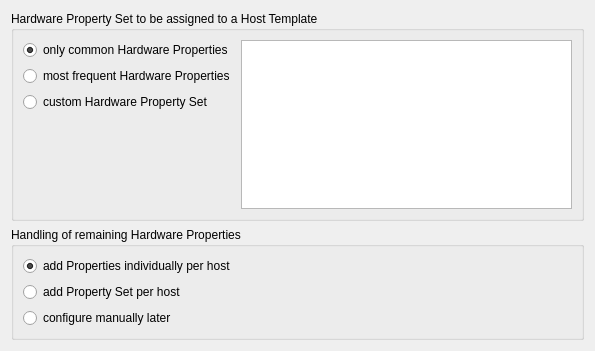
<?xml version="1.0" encoding="UTF-8"?>
<ui version="4.0">
 <class>ResolveMultipleGroupsPage</class>
 <widget class="QWizardPage" name="ResolveMultipleGroupsPage">
  <property name="geometry">
   <rect>
    <x>0</x>
    <y>0</y>
    <width>595</width>
    <height>351</height>
   </rect>
  </property>
  <property name="windowTitle">
   <string>Resolve Multiple Groups Page</string>
  </property>
  <property name="title">
   <string>Resolve Hardware conflict</string>
  </property>
  <property name="subTitle">
   <string>You have selected multiple groups of hosts with conflicting hardware properties. This wizard can resolve this in one of the following ways:</string>
  </property>
  <attribute name="pageId">
   <string notr="true">1</string>
  </attribute>
  <layout class="QVBoxLayout" name="verticalLayout_3">
   <item>
    <widget class="QGroupBox" name="groupBox">
     <property name="sizePolicy">
      <sizepolicy hsizetype="Preferred" vsizetype="Preferred">
       <horstretch>0</horstretch>
       <verstretch>0</verstretch>
      </sizepolicy>
     </property>
     <property name="title">
      <string>Hardware Property Set to be assigned to a Host Template</string>
     </property>
     <layout class="QHBoxLayout" name="horizontalLayout">
      <item>
       <layout class="QVBoxLayout" name="verticalLayout_4">
        <item>
         <widget class="QRadioButton" name="commonRadioButton">
          <property name="text">
           <string>only common Hardware Properties</string>
          </property>
          <property name="checked">
           <bool>true</bool>
          </property>
         </widget>
        </item>
        <item>
         <widget class="QRadioButton" name="frequentRadioButton">
          <property name="text">
           <string>most frequent Hardware Properties</string>
          </property>
         </widget>
        </item>
        <item>
         <widget class="QRadioButton" name="customRadioButton">
          <property name="text">
           <string>custom Hardware Property Set</string>
          </property>
         </widget>
        </item>
        <item>
         <spacer name="verticalSpacer">
          <property name="orientation">
           <enum>Qt::Vertical</enum>
          </property>
          <property name="sizeHint" stdset="0">
           <size>
            <width>0</width>
            <height>0</height>
           </size>
          </property>
         </spacer>
        </item>
       </layout>
      </item>
      <item>
       <layout class="QVBoxLayout" name="verticalLayout">
        <item>
         <widget class="HWPropsTableWidget" name="propsTableWidget"/>
        </item>
        <item>
         <spacer name="verticalSpacer_2">
          <property name="orientation">
           <enum>Qt::Vertical</enum>
          </property>
          <property name="sizeHint" stdset="0">
           <size>
            <width>0</width>
            <height>0</height>
           </size>
          </property>
         </spacer>
        </item>
       </layout>
      </item>
     </layout>
    </widget>
   </item>
   <item>
    <widget class="QGroupBox" name="groupBox_2">
     <property name="sizePolicy">
      <sizepolicy hsizetype="Preferred" vsizetype="Preferred">
       <horstretch>0</horstretch>
       <verstretch>0</verstretch>
      </sizepolicy>
     </property>
     <property name="title">
      <string>Handling of remaining Hardware Properties</string>
     </property>
     <layout class="QVBoxLayout" name="verticalLayout_2">
      <item>
       <widget class="QRadioButton" name="propPerHostRadioButton">
        <property name="text">
         <string>add Properties individually per host</string>
        </property>
        <property name="checked">
         <bool>true</bool>
        </property>
       </widget>
      </item>
      <item>
       <widget class="QRadioButton" name="setPerHostRadioButton">
        <property name="text">
         <string>add Property Set per host</string>
        </property>
       </widget>
      </item>
      <item>
       <widget class="QRadioButton" name="laterRadioButton">
        <property name="text">
         <string>configure manually later</string>
        </property>
       </widget>
      </item>
     </layout>
    </widget>
   </item>
  </layout>
 </widget>
 <customwidgets>
  <customwidget>
   <class>HWPropsTableWidget</class>
   <extends>QTableWidget</extends>
   <header location="global">HWPropsTableWidget</header>
  </customwidget>
 </customwidgets>
 <resources/>
 <connections/>
</ui>
